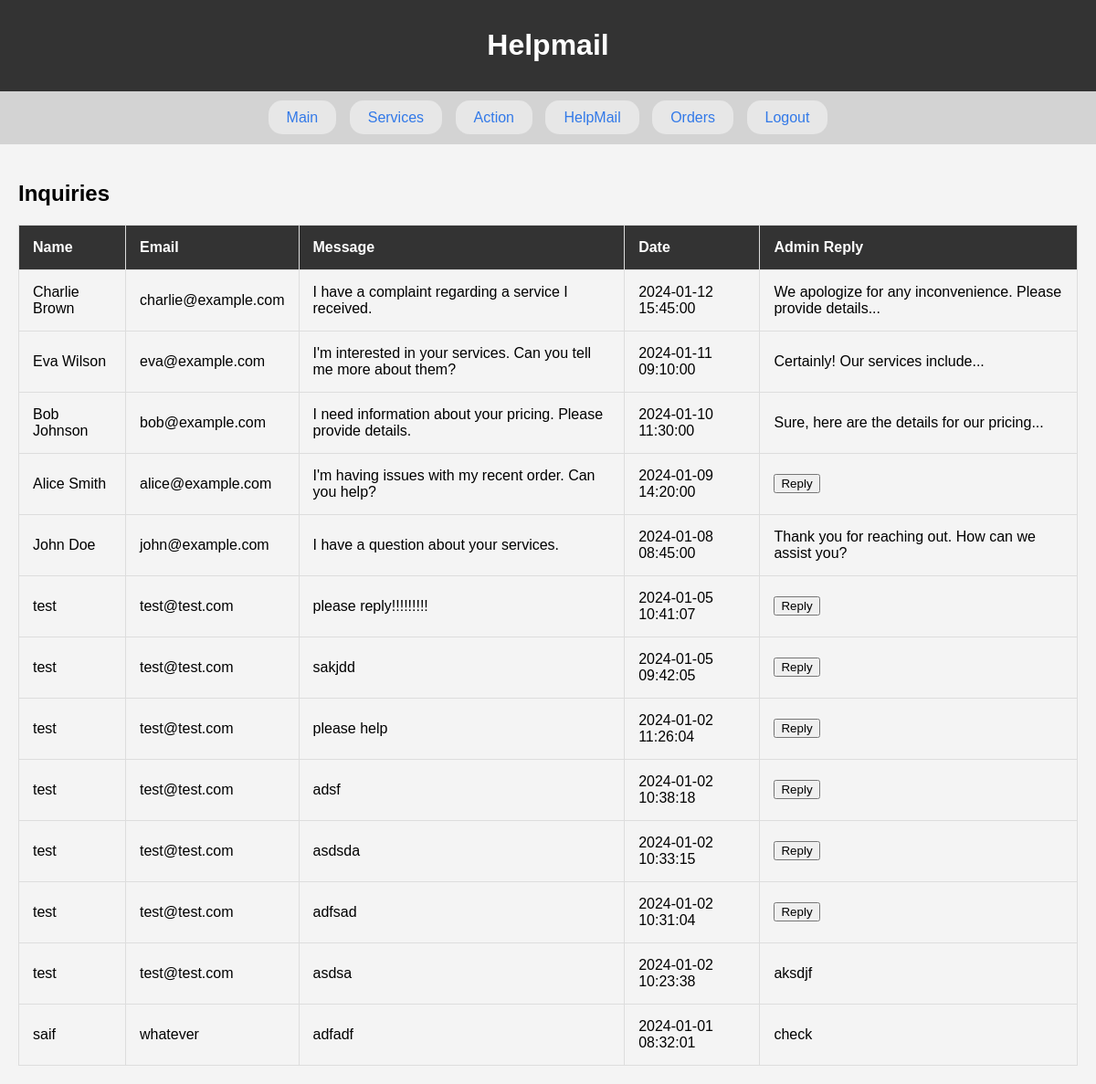
The app's page /TuktakHomeService/admin/controllers/helpmailController.php (signed in) with its own data.
### tables this page shows
CREATE TABLE `helpmails` (
  `id` int(11) NOT NULL,
  `name` varchar(255) DEFAULT NULL,
  `email` varchar(255) DEFAULT NULL,
  `phoneNo` varchar(20) DEFAULT NULL,
  `message` text DEFAULT NULL,
  `created_date` datetime DEFAULT NULL,
  `admin_reply` text DEFAULT NULL,
  `admin_reply_time` datetime DEFAULT NULL
);

### TuktakHomeService/admin/controllers/helpmailController.php (called while the page is built, shortened)
<?php
include('../models/helpmailModel.php');
include('../views/helpmail.php');
?>

### TuktakHomeService/admin/models/helpmailModel.php (called while the page is built, shortened)
<?php
$conn = connectToDatabase();
$sqlHelpmails = "SELECT * FROM helpmails ORDER BY created_date DESC";
$resultHelpmails = $conn->query($sqlHelpmails);
?>

### TuktakHomeService/admin/views/helpmail.php (the view, shortened to what this page needs)
<!DOCTYPE html>
<html lang="en">
<head>
    <link rel="stylesheet" href="../public/css/style.css">
</head>
<body>
    <header>
        <h1>Helpmail</h1>
    </header>
    <?php
    include("nav.php");
    ?>
    <section>
        <h2>Inquiries</h2>
        <?php
        if ($resultHelpmails->num_rows > 0) {
            echo "<table>";
            echo "<tr><th>Name</th><th>Email</th><th>Message</th><th>Date</th><th>Admin Reply</th></tr>";
            while ($rowHelpmail = $resultHelpmails->fetch_assoc()) {
                echo "<tr>";
                echo "<td>" . $rowHelpmail["name"] . "</td>";
                echo "<td>" . $rowHelpmail["email"] . "</td>";
                echo "<td>" . $rowHelpmail["message"] . "</td>";
                echo "<td>" . $rowHelpmail["created_date"] . "</td>";
                if (!empty($rowHelpmail["admin_reply"])) {
                    echo "<td>" . $rowHelpmail["admin_reply"] . "</td>";
                } else {
                    echo "<td>";
                    echo "<button class='reply-btn' onclick='showReplyForm(" . $rowHelpmail["id"] . ")'>Reply</button>";
                    echo "</td>";
                }
                echo "</tr>";
            }
            echo "</table>";
        } else {
            echo "No inquiries found.";
        }
        ?>
    </section>
</body>
</html>

### TuktakHomeService/admin/public/css/style.css (style rules this page uses)
body { font-family: Arial, sans-serif; margin: 0; padding: 0; background-color: #f4f4f4; }
header { background-color: #333; color: #fff; padding: 10px; text-align: center; }
section { padding: 20px; }

### TuktakHomeService/admin/views/helpmail.php (style rules this page uses)
table { width: 100%; border-collapse: collapse; margin-top: 20px; }
table, th, td { border: 1px solid #ddd; }
th, td { padding: 15px; text-align: left; }
th { background-color: #333; color: #fff; }

### records on screen
helpmails: name "Charlie Brown", email "charlie@example.com", message "I have a complaint regarding a service I received.", created_date "2024-01-12 15:45:00", admin_reply "We apologize for any inconvenience. Please provide details..."
helpmails: name "Eva Wilson", email "eva@example.com", message "I'm interested in your services. Can you tell me more about them?", created_date "2024-01-11 09:10:00", admin_reply "Certainly! Our services include..."
helpmails: name "Bob Johnson", email "bob@example.com", message "I need information about your pricing. Please provide details.", created_date "2024-01-10 11:30:00", admin_reply "Sure, here are the details for our pricing..."
helpmails: name "Alice Smith", email "alice@example.com", message "I'm having issues with my recent order. Can you help?", created_date "2024-01-09 14:20:00"
helpmails: name "John Doe", email "john@example.com", message "I have a question about your services.", created_date "2024-01-08 08:45:00", admin_reply "Thank you for reaching out. How can we assist you?"
helpmails: name "test", email "test@test.com", message "please reply!!!!!!!!!", created_date "2024-01-05 10:41:07"
helpmails: name "test", email "test@test.com", message "sakjdd", created_date "2024-01-05 09:42:05"
helpmails: name "test", email "test@test.com", message "please help", created_date "2024-01-02 11:26:04"
helpmails: name "test", email "test@test.com", message "adsf", created_date "2024-01-02 10:38:18"
helpmails: name "test", email "test@test.com", message "asdsda", created_date "2024-01-02 10:33:15"
helpmails: name "test", email "test@test.com", message "adfsad", created_date "2024-01-02 10:31:04"
helpmails: name "test", email "test@test.com", message "asdsa", created_date "2024-01-02 10:23:38", admin_reply "aksdjf"
helpmails: name "saif", email "whatever", message "adfadf", created_date "2024-01-01 08:32:01", admin_reply "check"
